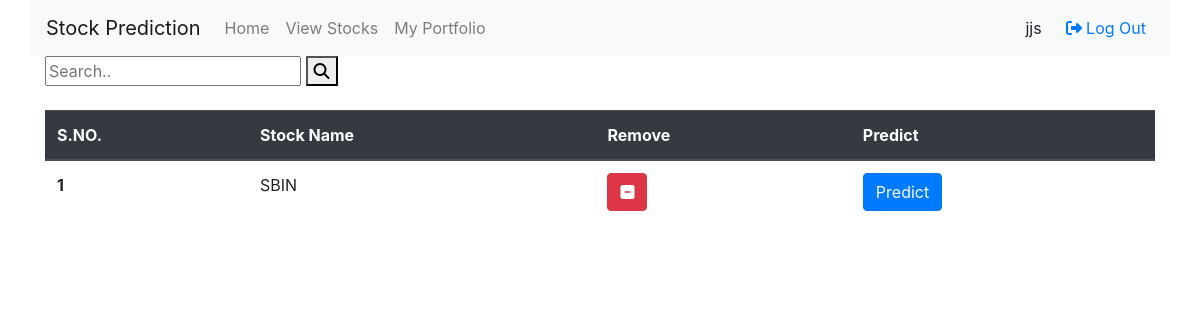
Before: /portfolio/ (signed in) with the older database file.
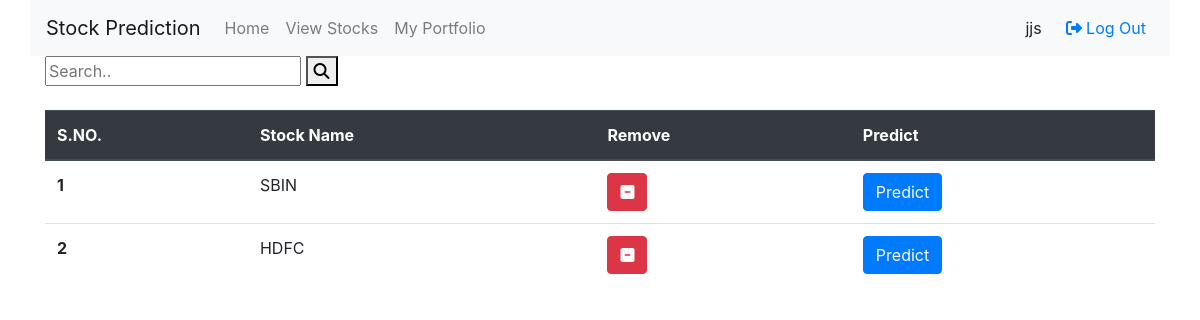
After: the same page with the newer database file.
### main/models.py (models this page shows)
class Stock(models.Model):
    investor = models.ForeignKey(User, on_delete=models.CASCADE, related_name='boughtStocks')
    stock_name = models.CharField(max_length=100)
    def __str__(self):
        return self.stock_name

### main/views.py (the view)
# urls.py: path("portfolio/", views.portfolio, name="portfolio"),
def portfolio(response):
    sl=Stock.objects.filter(investor=response.user)
    return render(response, "main/portfolio.html",{"sl":sl})

### main/templates/main/portfolio.html (shortened to what this page needs)
{% extends 'main/base.html' %}
{% block content %}
<div class="topnav">
  <input type="text" placeholder="Search..">
  <button type="button"><i class="fas fa-search"></i></button>
</div>
<br>
<table class="table">
  <thead class="thead-dark">
    <tr>
      <th scope="col">S.NO.</th>
      <th scope="col">Stock Name</th>
      <th scope="col">Remove</th>
      <th scope="col">Predict</th>
    </tr>
  </thead>
  <tbody>
    {% for i in sl%}
    <tr>
      <th scope="row">{{forloop.counter}}</th>
      <td>{{i}}</td>
      <td>
        <a href="/removestocks/{{i}}"><button type="button" class="btn btn-danger"><i class="fas fa-minus-square"></i></button></a>
      </td>
      <td><button type="button" class="btn btn-primary"><a class="text-light" href="/makePredictions/{{i}}">Predict</a></button></td>
    </tr>
    {% endfor %}
  </tbody>
</table>
{% endblock %}

Changed rows visible on the page:
added Stock: stock_name "HDFC"
